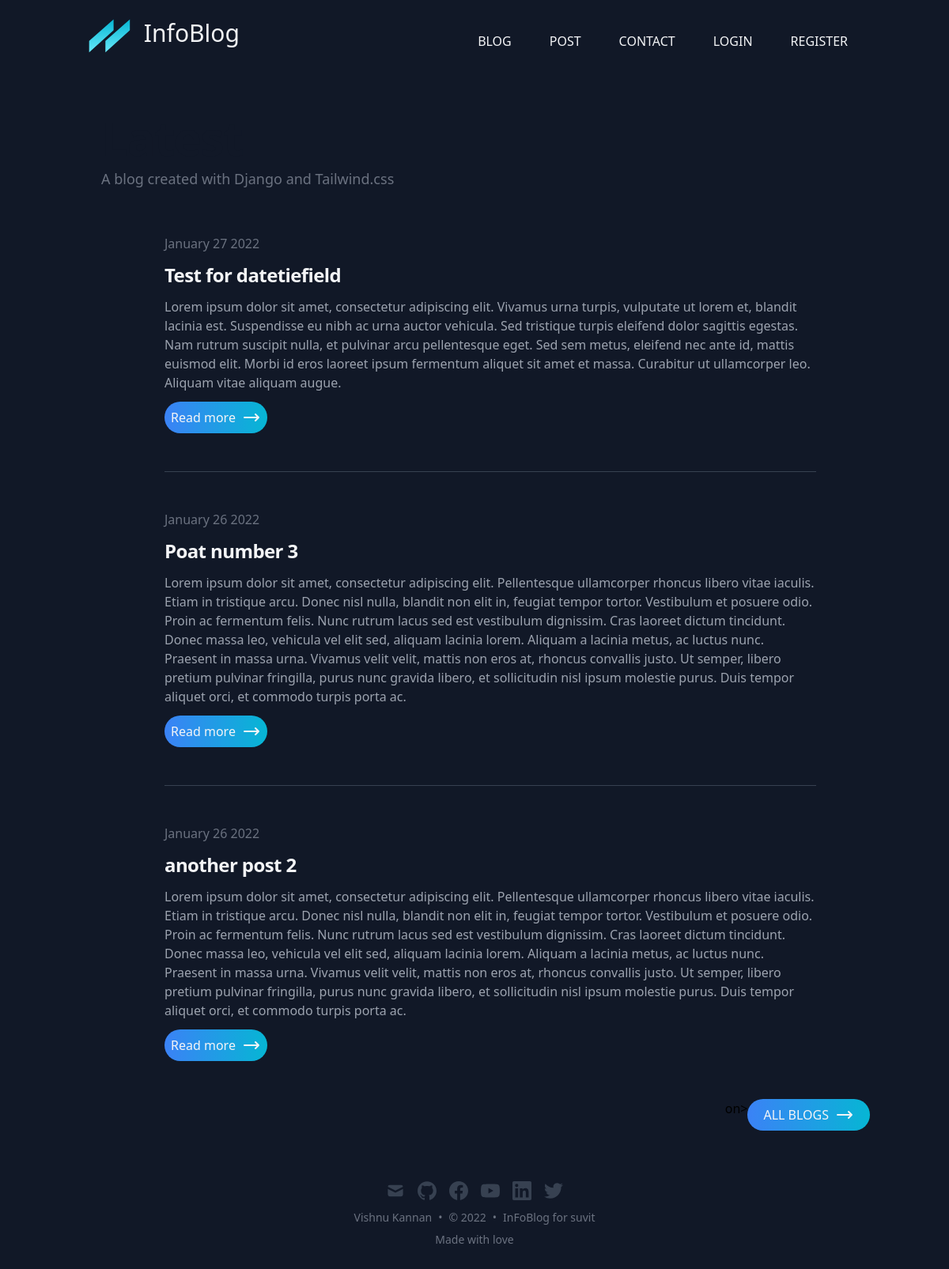
The page / on the database its author committed.
### core/models.py (models this page shows, shortened)
class Post(models.Model):
    STATUS_CHOICE = (
        ('draft', 'Draft'),
        ('published', 'Published'),
    )
    title = models.CharField(max_length=255)
    slug = models.SlugField(max_length=255, unique_for_date='publish')
    author = models.ForeignKey(User, on_delete=models.CASCADE)
    coverpic = models.ImageField(upload_to='post', blank=True)
    body = models.TextField()
    publish = models.DateTimeField(default=timezone.now)
    date = models.CharField(max_length=255, blank=True)
    created_at = models.DateTimeField(auto_now_add=True)
    updated_at = models.DateTimeField(auto_now=True)
    status = models.CharField(choices=STATUS_CHOICE, max_length=10, default='draft')
    class Meta:
        ordering = ('-publish'),

### core/views.py (the view)
# urls.py: path('', index),
def index(request):
    posts = Post.objects.all()[:5]
    context = {
        'posts':posts
    }
    return render(request, 'index.html', context)

### templates/index.html (shortened to what this page needs)
{% extends 'main.html' %}
{% block content %}
<h1
  class="text-3xl font-bold leading-9 tracking-tight text-gray-900 dark:text-gray-100 sm:text-4xl sm:leading-10 md:text-6xl md:leading-14"
>
</h1>
<p class="text-lg my-2 leading-7 text-gray-500 dark:text-gray-400">
  A blog created with Django and Tailwind.css
</p>
{% include 'partials/post.html' %}
<div class="flex justify-end mr-3">on>
  <a href="{% url 'core:blog' %}">
    <button class="text-gray-100 bg-gradient-to-r from-blue-500 to-cyan-500  rounded-full p-2 px-5 flex uppercase">All blogs
  </a>
      <span><svg xmlns="http://www.w3.org/2000/svg" class="h-6 w-6 ml-2" fill="none" viewBox="0 0 24 24" stroke="currentColor">
          <path stroke-linecap="round" stroke-linejoin="round" stroke-width="2" d="M17 8l4 4m0 0l-4 4m4-4H3" />
        </svg></span>
</div>
{% endblock content %}

### templates/partials/post.html (shortened to what this page needs)
<ul class="divide-y divide-gray-700 w-full mx-auto md:px-20">
    {% for post in posts %}
      {% if post.status == 'published' %}
      <li class="py-12">
      <article>
          <dl>
              <dd class="text-base font-medium leading-6 text-gray-500 text-gray-400">
                  <time datetime="2021-08-07T15:32:14.000Z">{{ post.date }}</time>
              </dd>
          </dl>
          <h2 class="text-2xl font-bold leading-8 tracking-tight my-3">
              <a class="text-gray-100" href="#">{{ post.title }}</a>
          </h2>
          <div class="prose max-w-none text-gray-400 my-3">{{ post.body }}</div>
          <a href="/blog/{{post.slug}}">
            <button class="text-gray-100 bg-gradient-to-r from-blue-500 to-cyan-500  rounded-full p-2 flex">Read more
              <span><svg xmlns="http://www.w3.org/2000/svg" class="h-6 w-6 ml-2" fill="none" viewBox="0 0 24 24" stroke="currentColor">
                  <path stroke-linecap="round" stroke-linejoin="round" stroke-width="2" d="M17 8l4 4m0 0l-4 4m4-4H3" />
                </svg></span>
          </button>
        </a>
      </article>
    </li>
    {% endif %}
    {% endfor %}
  </ul>

### rows shown on the page
Post: date "January 27 2022", title "Test for datetiefield", body "Lorem ipsum dolor sit amet, consectetur adipiscing elit. Vivamus urna turpis, vulputate ut lorem et, blandit lacinia est. Suspendisse eu nibh ac urna auctor vehicula. Sed tristique turpis eleifend dolor sagittis egestas. Nam rutrum suscipit nulla, et pulvinar arcu pellentesque eget. Sed sem metus, eleifend nec ante id, mattis euismod elit. Morbi id eros laoreet ipsum fermentum aliquet sit amet et massa. Curabitur ut ullamcorper leo. Aliquam vitae aliquam augue."
Post: date "January 26 2022", title "Poat number 3", body "Lorem ipsum dolor sit amet, consectetur adipiscing elit. Pellentesque ullamcorper rhoncus libero vitae iaculis. Etiam in tristique arcu. Donec nisl nulla, blandit non elit in, feugiat tempor tortor. Vestibulum et posuere odio. Proin ac fermentum felis. Nunc rutrum lacus sed est vestibulum dignissim. Cras laoreet dictum tincidunt. Donec massa leo, vehicula vel elit sed, aliquam lacinia lorem. Aliquam a lacinia metus, ac luctus nunc. Praesent in massa urna. Vivamus velit velit, mattis non eros at, rhoncus convallis justo. Ut semper, libero pretium pulvinar fringilla, purus nunc gravida libero, et sollicitudin nisl ipsum molestie purus. Duis tempor aliquet orci, et commodo turpis porta ac."
Post: date "January 26 2022", title "another post 2", body "Lorem ipsum dolor sit amet, consectetur adipiscing elit. Pellentesque ullamcorper rhoncus libero vitae iaculis. Etiam in tristique arcu. Donec nisl nulla, blandit non elit in, feugiat tempor tortor. Vestibulum et posuere odio. Proin ac fermentum felis. Nunc rutrum lacus sed est vestibulum dignissim. Cras laoreet dictum tincidunt. Donec massa leo, vehicula vel elit sed, aliquam lacinia lorem. Aliquam a lacinia metus, ac luctus nunc. Praesent in massa urna. Vivamus velit velit, mattis non eros at, rhoncus convallis justo. Ut semper, libero pretium pulvinar fringilla, purus nunc gravida libero, et sollicitudin nisl ipsum molestie purus. Duis tempor aliquet orci, et commodo turpis porta ac."
